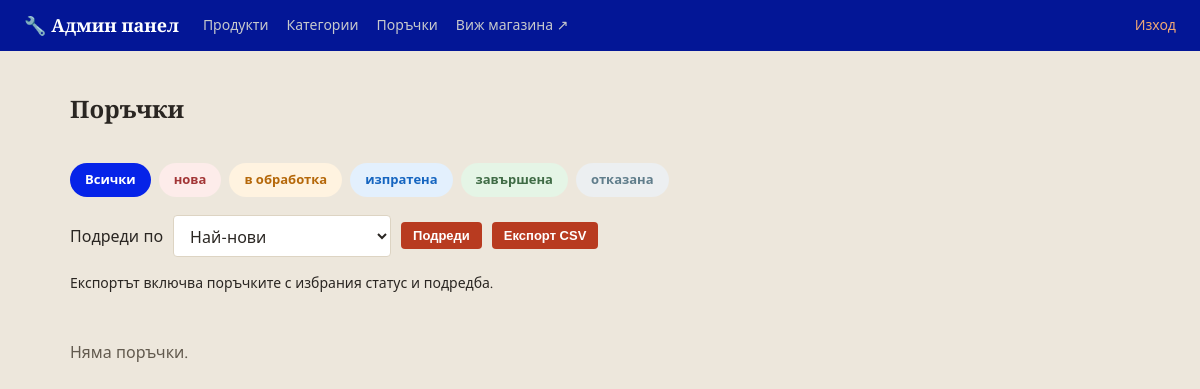
The app's page /admin/orders (signed in), older data.
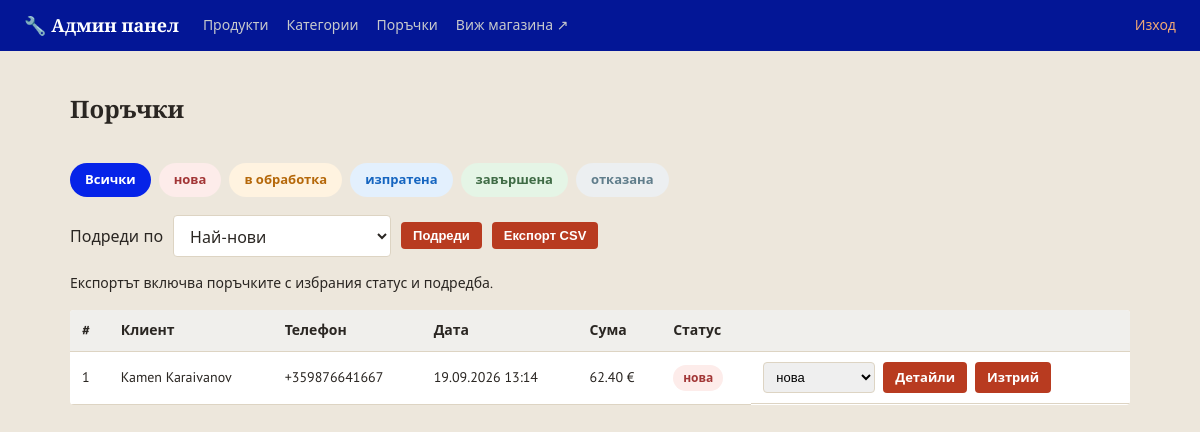
The same page, newer data.
### models.py (models this page shows)
class Order(db.Model):
    __tablename__ = 'orders'
    STATUSES = ['нова', 'в обработка', 'изпратена', 'завършена', 'отказана']
    id = db.Column(db.Integer, primary_key=True)
    customer_name = db.Column(db.String(150), nullable=False)
    phone = db.Column(db.String(50), nullable=False)
    address = db.Column(db.String(300), nullable=False)
    email = db.Column(db.String(150), default='')
    total = db.Column(db.Float, nullable=False)
    status = db.Column(db.String(30), default='нова', nullable=False)
    created_at = db.Column(db.DateTime, default=datetime.utcnow)
    items = db.relationship('OrderItem', backref='order', lazy=True)

### app.py (the view)
@app.route('/admin/orders')
@admin_required
def admin_orders():
    orders, sort, status_filter = selected_orders()
    return render_template('admin/orders.html', orders=orders,
                           statuses=Order.STATUSES, status_filter=status_filter,
                           sort=sort, sort_options=ORDER_SORTS)

### app.py (called while the page is built, shortened)
@app.after_request
def compress_text_response(response):
    if (response.status_code in (204, 206, 304)
            or response.headers.get('Content-Encoding')):
        return response
    if response.mimetype not in {
        'text/html', 'text/plain', 'text/css', 'text/javascript',
        'application/javascript', 'application/json', 'application/ai-catalog+json',
        'application/xml',
        'text/xml', 'image/svg+xml',
    }:
        return response
    response.vary.add('Accept-Encoding')
    accepted = {}
    for item in request.headers.get('Accept-Encoding', '').lower().split(','):
        parts = item.strip().split(';')
        encoding = parts[0].strip()
        if not encoding:
            continue
    if accepted.get('gzip', accepted.get('*', 0.0)) <= 0:
        return response

@app.context_processor
def inject_whatsapp_number():
    return {'whatsapp_number': app.config['WHATSAPP_NUMBER'], 'asset_version': app.config['ASSET_VERSION']}

@app.context_processor
def inject_category_icons():
    return {'category_icons': CATEGORY_ICONS}

def selected_sort(options):
    value = request.args.get('sort', 'newest')
    return value if value in options else 'newest'

### templates/admin/orders.html (shortened to what this page needs)
{% extends 'admin/base.html' %}
{% block content %}
<div class="admin-header-row">
    <h1 class="page-title">Поръчки</h1>
</div>
<div class="status-filter">
    <a href="{{ url_for('admin_orders', sort=sort) }}" class="status-chip {% if not status_filter %}status-chip-active{% endif %}">Всички</a>
    {% for s in statuses %}
    <a href="{{ url_for('admin_orders', status=s, sort=sort) }}"
       class="status-chip status-{{ s | replace(' ', '-') }} {% if status_filter == s %}status-chip-active{% endif %}">{{ s }}</a>
    {% endfor %}
</div>
<form class="list-toolbar" method="get">
    {% include 'sort_select.html' %}
    <button type="submit" class="btn btn-small">Подреди</button>
    <button type="submit" class="btn btn-small" formaction="{{ url_for('admin_orders_export') }}">Експорт CSV</button>
</form>
<p class="export-note">Експортът включва поръчките с избрания статус и подредба.</p>
{% if orders %}
<table class="admin-table">
    <thead>
        <tr>
            <th>#</th>
            <th>Клиент</th>
            <th>Телефон</th>
            <th>Дата</th>
            <th>Сума</th>
            <th>Статус</th>
            <th></th>
        </tr>
    </thead>
    <tbody>
        {% for o in orders %}
        <tr>
            <td>{{ o.id }}</td>
            <td>{{ o.customer_name }}</td>
            <td>{{ o.phone }}</td>
            <td>{{ o.created_at.strftime('%d.%m.%Y %H:%M') }}</td>
            <td>{{ '%.2f'|format(o.total) }} €</td>
            <td>
                <span class="status-badge status-{{ o.status | replace(' ', '-') }}">{{ o.status }}</span>
            </td>
            <td class="admin-actions">
                <form action="{{ url_for('admin_order_status', order_id=o.id) }}" method="post" class="status-select-form">
                    <select name="status" onchange="this.form.submit()">
                        {% for s in statuses %}
                        <option value="{{ s }}" {% if s == o.status %}selected{% endif %}>{{ s }}</option>
                        {% endfor %}
                    </select>
                </form>
                <a href="{{ url_for('admin_order_detail', order_id=o.id) }}" class="btn btn-small">Детайли</a>
                <a href="{{ url_for('admin_order_delete', order_id=o.id) }}" class="btn btn-small btn-secondary">Изтрий</a>
            </td>
        </tr>
        {% endfor %}
    </tbody>
</table>
{% else %}
<p class="empty-msg">Няма поръчки{% if status_filter %} със статус "{{ status_filter }}"{% endif %}.</p>
{% endif %}
{% endblock %}

Row changes from the older to the newer data that the page shows:
added Order: id "1", customer_name "Kamen Karaivanov", phone "+359876641667", created_at "19.09.2026 13:14", total "62.40", status "нова"
Text that changed along with them:
text no longer shown: "Няма поръчки ."
text now shown: "# Клиент Телефон Дата Сума Статус"
